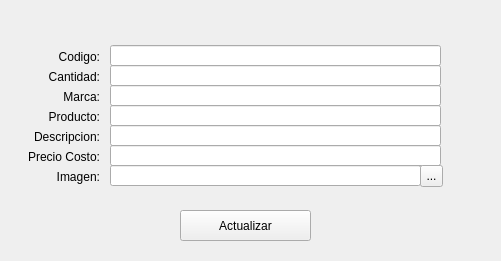
   <widget class="QWidget" name="WRepositorStockModficarProducto" native="true">
    <property name="geometry">
     <rect>
      <x>260</x>
      <y>3140</y>
      <width>501</width>
      <height>261</height>
     </rect>
    </property>
    <widget class="QPushButton" name="BtnRepoModificarActualizar_2">
     <property name="geometry">
      <rect>
       <x>180</x>
       <y>210</y>
       <width>131</width>
       <height>31</height>
      </rect>
     </property>
     <property name="text">
      <string>Actualizar</string>
     </property>
    </widget>
    <widget class="QLabel" name="LblRepoModificarCodigo">
     <property name="geometry">
      <rect>
       <x>30</x>
       <y>50</y>
       <width>70</width>
       <height>14</height>
      </rect>
     </property>
     <property name="text">
      <string>Codigo:</string>
     </property>
     <property name="alignment">
      <set>Qt::AlignRight|Qt::AlignTrailing|Qt::AlignVCenter</set>
     </property>
    </widget>
    <widget class="QLabel" name="LblRepoModificarMarca">
     <property name="geometry">
      <rect>
       <x>30</x>
       <y>90</y>
       <width>70</width>
       <height>14</height>
      </rect>
     </property>
     <property name="text">
      <string>Marca:</string>
     </property>
     <property name="alignment">
      <set>Qt::AlignRight|Qt::AlignTrailing|Qt::AlignVCenter</set>
     </property>
    </widget>
    <widget class="QLabel" name="LblRepoModificarProducto">
     <property name="geometry">
      <rect>
       <x>30</x>
       <y>110</y>
       <width>70</width>
       <height>14</height>
      </rect>
     </property>
     <property name="text">
      <string>Producto:</string>
     </property>
     <property name="alignment">
      <set>Qt::AlignRight|Qt::AlignTrailing|Qt::AlignVCenter</set>
     </property>
    </widget>
    <widget class="QLabel" name="LblRepoModificarCantidad">
     <property name="geometry">
      <rect>
       <x>30</x>
       <y>70</y>
       <width>70</width>
       <height>14</height>
      </rect>
     </property>
     <property name="text">
      <string>Cantidad:</string>
     </property>
     <property name="alignment">
      <set>Qt::AlignRight|Qt::AlignTrailing|Qt::AlignVCenter</set>
     </property>
    </widget>
    <widget class="QLabel" name="LblRepoModificarPrecioCosto">
     <property name="geometry">
      <rect>
       <x>20</x>
       <y>150</y>
       <width>80</width>
       <height>14</height>
      </rect>
     </property>
     <property name="text">
      <string>Precio Costo:</string>
     </property>
     <property name="alignment">
      <set>Qt::AlignRight|Qt::AlignTrailing|Qt::AlignVCenter</set>
     </property>
    </widget>
    <widget class="QLabel" name="LblRepoModificarImagen">
     <property name="geometry">
      <rect>
       <x>30</x>
       <y>170</y>
       <width>70</width>
       <height>14</height>
      </rect>
     </property>
     <property name="text">
      <string>Imagen:</string>
     </property>
     <property name="alignment">
      <set>Qt::AlignRight|Qt::AlignTrailing|Qt::AlignVCenter</set>
     </property>
    </widget>
    <widget class="QLabel" name="LblRepoModificarDescripcion">
     <property name="geometry">
      <rect>
       <x>30</x>
       <y>130</y>
       <width>70</width>
       <height>14</height>
      </rect>
     </property>
     <property name="text">
      <string>Descripcion:</string>
     </property>
     <property name="alignment">
      <set>Qt::AlignRight|Qt::AlignTrailing|Qt::AlignVCenter</set>
     </property>
    </widget>
    <widget class="QLineEdit" name="LedRepoModificarMarca_2">
     <property name="geometry">
      <rect>
       <x>110</x>
       <y>85</y>
       <width>331</width>
       <height>21</height>
      </rect>
     </property>
    </widget>
    <widget class="QLineEdit" name="LedRepoModificarCantidad_2">
     <property name="geometry">
      <rect>
       <x>110</x>
       <y>65</y>
       <width>331</width>
       <height>21</height>
      </rect>
     </property>
     <property name="inputMethodHints">
      <set>Qt::ImhPreferNumbers</set>
     </property>
    </widget>
    <widget class="QLineEdit" name="LedRepoModificarCodigo_2">
     <property name="geometry">
      <rect>
       <x>110</x>
       <y>45</y>
       <width>331</width>
       <height>21</height>
      </rect>
     </property>
     <property name="inputMethodHints">
      <set>Qt::ImhDigitsOnly</set>
     </property>
    </widget>
    <widget class="QLineEdit" name="LedRepoModificarImagen_2">
     <property name="geometry">
      <rect>
       <x>110</x>
       <y>165</y>
       <width>311</width>
       <height>21</height>
      </rect>
     </property>
    </widget>
    <widget class="QLineEdit" name="LedRepoModificarProducto_2">
     <property name="geometry">
      <rect>
       <x>110</x>
       <y>105</y>
       <width>331</width>
       <height>21</height>
      </rect>
     </property>
    </widget>
    <widget class="QLineEdit" name="LedRepoModificarPrecioCosto_2">
     <property name="geometry">
      <rect>
       <x>110</x>
       <y>145</y>
       <width>331</width>
       <height>21</height>
      </rect>
     </property>
     <property name="inputMethodHints">
      <set>Qt::ImhPreferNumbers</set>
     </property>
    </widget>
    <widget class="QToolButton" name="BtnRepoModificarDirImagen">
     <property name="geometry">
      <rect>
       <x>420</x>
       <y>165</y>
       <width>23</width>
       <height>22</height>
      </rect>
     </property>
     <property name="text">
      <string>...</string>
     </property>
    </widget>
    <widget class="QLineEdit" name="LedRepoModificarDescripcion_2">
     <property name="geometry">
      <rect>
       <x>110</x>
       <y>125</y>
       <width>331</width>
       <height>21</height>
      </rect>
     </property>
    </widget>
   </widget>
